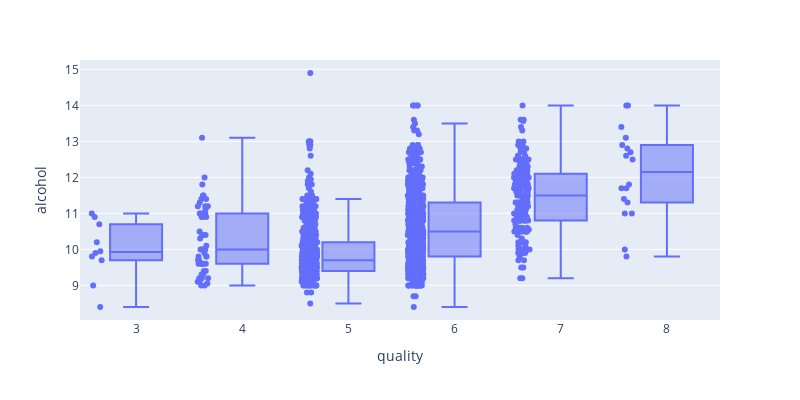

The cell this chart's notebook holds for it:
### Code cell
fig = px.box(df, x="quality", y="alcohol",points="all",width=800, height=400)
fig.show()

### Figure 1 — Plotly figure (JSON) as saved in the notebook; plotly's stock layout.template omitted (floating-point values rounded to 4 significant figures; data arrays with more than 128 entries replaced by an {"elided": "..."} marker saying what was removed)
{"data": [{"alignmentgroup": "True", "boxpoints": "all", "hovertemplate": "quality=%{x}<br>alcohol=%{y}<extra></extra>", "legendgroup": "", "marker": {"color": "#636efa"}, "name": "", "notched": false, "offsetgroup": "", "orientation": "v", "showlegend": false, "type": "box", "x": {"elided": "1599 int values"}, "x0": " ", "xaxis": "x", "y": {"elided": "1599 float values"}, "y0": " ", "yaxis": "y"}], "layout": {"boxmode": "group", "height": 400, "legend": {"tracegroupgap": 0}, "margin": {"t": 60}, "width": 800, "xaxis": {"anchor": "y", "domain": [0, 1], "title": {"text": "quality"}}, "yaxis": {"anchor": "x", "domain": [0, 1], "title": {"text": "alcohol"}}}}
